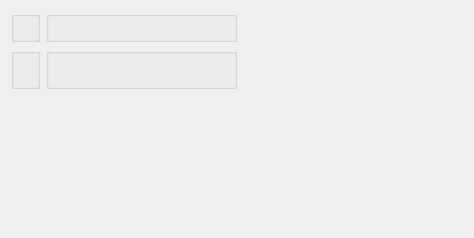
<?xml version="1.0" encoding="UTF-8"?>
<ui version="4.0">
 <comment>This file is part of the xTuple ERP: PostBooks Edition, a free and
open source Enterprise Resource Planning software suite,
Copyright (c) 1999-2010 by OpenMFG LLC, d/b/a xTuple.
It is licensed to you under the Common Public Attribution License
version 1.0, the full text of which (including xTuple-specific Exhibits)
is available at www.xtuple.com/CPAL.  By using this software, you agree
to be bound by its terms.</comment>
 <class>dspSummarizedSalesByItem</class>
 <widget class="QWidget" name="dspSummarizedSalesByItem">
  <property name="geometry">
   <rect>
    <x>0</x>
    <y>0</y>
    <width>474</width>
    <height>238</height>
   </rect>
  </property>
  <property name="windowTitle">
   <string>Summarized Sales History by Item</string>
  </property>
  <layout class="QHBoxLayout" name="horizontalLayout">
   <item>
    <layout class="QGridLayout" name="gridLayout_3">
     <item row="0" column="0">
      <widget class="ParameterGroup" name="_customerType">
       <property name="title">
        <string/>
       </property>
       <property name="fixedSize">
        <bool>false</bool>
       </property>
      </widget>
     </item>
     <item row="0" column="1">
      <widget class="WarehouseGroup" name="_warehouse">
       <property name="title">
        <string/>
       </property>
       <property name="fixedSize">
        <bool>false</bool>
       </property>
      </widget>
     </item>
     <item row="1" column="0">
      <widget class="ParameterGroup" name="_productCategory">
       <property name="title">
        <string/>
       </property>
       <property name="fixedSize">
        <bool>false</bool>
       </property>
      </widget>
     </item>
     <item row="1" column="1">
      <widget class="QGroupBox" name="_datesGroup">
       <property name="title">
        <string/>
       </property>
       <layout class="QGridLayout" name="gridLayout_2">
        <item row="0" column="0">
         <widget class="DateCluster" name="_dates"/>
        </item>
        <item row="0" column="1">
         <spacer>
          <property name="orientation">
           <enum>Qt::Horizontal</enum>
          </property>
          <property name="sizeType">
           <enum>QSizePolicy::Expanding</enum>
          </property>
          <property name="sizeHint" stdset="0">
           <size>
            <width>0</width>
            <height>10</height>
           </size>
          </property>
         </spacer>
        </item>
       </layout>
      </widget>
     </item>
     <item row="2" column="0" colspan="2">
      <spacer name="verticalSpacer">
       <property name="orientation">
        <enum>Qt::Vertical</enum>
       </property>
       <property name="sizeHint" stdset="0">
        <size>
         <width>20</width>
         <height>0</height>
        </size>
       </property>
      </spacer>
     </item>
    </layout>
   </item>
   <item>
    <spacer name="horizontalSpacer">
     <property name="orientation">
      <enum>Qt::Horizontal</enum>
     </property>
     <property name="sizeHint" stdset="0">
      <size>
       <width>43</width>
       <height>20</height>
      </size>
     </property>
    </spacer>
   </item>
  </layout>
 </widget>
 <layoutdefault spacing="6" margin="11"/>
 <pixmapfunction>qPixmapFromMimeSource</pixmapfunction>
 <customwidgets>
  <customwidget>
   <class>DateCluster</class>
   <extends>QWidget</extends>
   <header>datecluster.h</header>
  </customwidget>
  <customwidget>
   <class>ParameterGroup</class>
   <extends>QGroupBox</extends>
   <header>parametergroup.h</header>
  </customwidget>
  <customwidget>
   <class>WarehouseGroup</class>
   <extends>QGroupBox</extends>
   <header>warehousegroup.h</header>
  </customwidget>
 </customwidgets>
 <tabstops>
  <tabstop>_customerType</tabstop>
  <tabstop>_dates</tabstop>
 </tabstops>
 <resources/>
 <connections/>
</ui>
